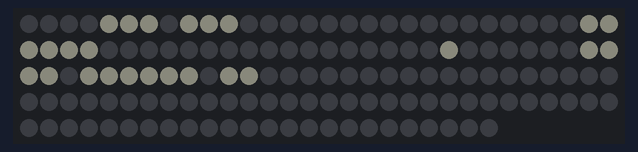
The sketch below on a simulated Arduino Uno, built with avr-gcc and run on an emulated ATmega328P. Parts: 144 RGB LEDs in strip order, left to right, continuing on the next row. Dim RGB values are drawn brighter than linear; the local clock reads 2024-03-15 10:24:30 at power-on unless the sketch sets it; what the sketch prints to the serial monitor is not drawn.

Above: at 0.1 s.

The sketch:

Word_Clock_144.ino
```cpp
#include <Adafruit_NeoPixel.h>

#ifdef __AVR__
  #include <avr/power.h>
#endif

#include <Wire.h>
#include <DS3231.h>

Adafruit_NeoPixel matrix = Adafruit_NeoPixel(144, 17, NEO_GRB + NEO_KHZ800);

DS3231 clock;                 // The clock itself
RTCDateTime timestamp;        // The current timestamp

uint8_t wordMatrix[18];

void setup() {
  Serial.begin(115200);
  Wire.begin();

  initRTC();
  initWordMatrix();

  matrix.setBrightness(50);
  matrix.begin();
  matrix.show();
  updateWordMatrix();
  Serial.print(timestamp.hour);
  Serial.print(":");
  Serial.println(timestamp.minute);
//  colorWipe(matrix.Color(10, 0, 0), 50); // Red
}

void loop() {

  if (updateRTC()) {
    updateWordMatrix();
    Serial.print(timestamp.hour);
    Serial.print(":");
    Serial.println(timestamp.minute);
  }
  delay(1000);
}

// Fill the dots one after the other with a color
//void colorWipe(uint32_t c, uint8_t wait) {
//  for(uint16_t i=0; i<matrix.numPixels(); i++) {
//    matrix.setPixelColor(i, c);
//    matrix.show();
//    delay(100);
//  }
//}
```

RTC.ino
```cpp
void initRTC() {
  clock.begin();
//  clock.setDateTime(__DATE__, __TIME__);
  updateRTC();
}


boolean updateRTC() {
  boolean isNew = false;
  uint8_t oldMinute = timestamp.minute;
  timestamp = clock.getDateTime();
  if (oldMinute != timestamp.minute) {
    isNew = true;
  }
  return isNew;
}
```

WordMatrix.ino
```cpp
void initWordMatrix() {
  matrix.setBrightness(10);
  matrix.begin();
  matrix.show();
  updateWordMatrix();
}

void updateWordMatrix() {
  uint8_t minute = timestamp.minute;
  uint8_t hour = timestamp.hour;

  updateTimeMask(hour, minute);

//  for (uint8_t i = 0; i < 144; ++i) {
//    if (bitRead(wordMatrix[i/8], 7-(i%8))) {
//      Serial.print("#");
//    } else {
//      Serial.print(".");
//    }
//  }
//  Serial.println();
  updateWordMatrixLEDs();
}

void updateTimeMask(uint8_t hour, uint8_t minute) {

  clearLEDsTemporary();

//  for (uint8_t i = 0; i < 18; ++i) {
//    wordMatrix[i] = 0;
//  }

  setLetters(0, 3);      // MER

  // There are two special cases that have to be taken care of.
  // In all other cases the standard procedure can be used.
  // Some special cases regarding midnight will be processed further down
  // This is a special case 11:11
  if (hour % 12 == 11 && minute == 11) {
    setLetters(4, 3);    // HAN
    setLetters(52, 3);   // ELF
    setLetters(79, 3);   // UHR
    setLetters(104, 3);  // ELF
  } else if (hour % 12 == 11 && minute == 12) {
    // Special case 11:12 (HATTE JERADE ELF UHR ELF)
    setLetters(7, 5);    // HATTE
    setLetters(30, 6);   // JERADE
    setLetters(52, 3);   // ELF
    setLetters(79, 3);   // UHR
    setLetters(104, 3);  // ELF
  } else {
    switch (minute % 5) {
    case 0:
      setLetters(4, 3);   // HAN
      break;
    case 1:
      setLetters(7, 5);   // HATTE
      setLetters(30, 6);  // JERADE
      break;
    case 2:
      setLetters(7, 5);   // HATTE
      setLetters(20, 4);  // EVVE
      break;
    case 3:
      setLetters(4, 3);   // HAN
      setLetters(12, 8);  // DEMNÄCHS
      break;
    case 4:
      setLetters(4, 3);   // HAN
      setLetters(24, 6);  // BEINOH
      break;
    }

    switch (round(minute/5.0) % 12) {
    case 0:
      // Special case:
      // 'UHR' is shown only if it is not around midnight and especially not for midnights
      if (hour == 0 || hour == 23 && minute >= 23 || hour % 24 == 0 && minute >= 23) {
          ;
      } else {
        setLetters(129, 3); // UHR
      }
      if ((minute % 5) >= 3) {
        // increase displayed hour in case it is shortly before a full hour.s
        ++hour;
      }
      break;
    case 1: // 5 nach
      setLetters(54, 6);   // FÜNNEF
      setLetters(60, 3);   // NOH
      break;
    case 2: // 10 nach
      setLetters(43, 4);   // ZEHN
      setLetters(60, 3);   // NOH
      break;
    case 3: // 15 nach
      setLetters(48, 6);   // VEEDEL
      setLetters(60, 3);   // NOH
      break;
    case 4: // 20 nach
      setLetters(36, 7);   // ZWANZIG
      setLetters(60, 3);   // NOH
      break;
    case 5: // 5 vor halb
      setLetters(54, 6);   // FÜNNEF
      setLetters(63, 3);   // VÜR
      setLetters(67, 5);   // HALVE
      ++hour;   // increase displayed hour since it is before a certain time.
      break;
    case 6: // halb
      setLetters(67, 5);   // HALVE
      ++hour;   // increase displayed hour since it is before a certain time.
      break;
    case 7: // 5 nach halb
      setLetters(54, 6);   // FÜNNEF
      setLetters(60, 3);   // NOH
      setLetters(67, 5);   // HALVE
      ++hour;   // increase displayed hour since it is before a certain time.
      break;
    case 8: // 20 vor
      setLetters(36, 7);   // ZWANZIG
      setLetters(63, 3);   // VÜR
      ++hour;   // increase displayed hour since it is before a certain time.
      break;
    case 9: // 15 vor
      setLetters(48, 6);   // VEEDEL
      setLetters(63, 3);   // VÜR
      ++hour;   // increase displayed hour since it is before a certain time.
      break;
    case 10: // 10 vor
      setLetters(43, 4);   // ZEHN
      setLetters(63, 3);   // VÜR
      ++hour;   // increase displayed hour since it is before a certain time.
      break;
    case 11: // 5 vor
      setLetters(54, 6);   // FÜNNEF
      setLetters(63, 3);   // VÜR
      ++hour;   // increase displayed hour since it is before a certain time.
      break;
    }

    // Process the current hour
    switch (hour % 12) {
    case 0:
      // This is a special case. At midnight 'MEDDERNAACH' is displayed.
      // Of it is 12 o'clock at night, the additional 'IN DE NAACH' is displayed.
      if (hour % 24 == 0) {
        if (minute == 0) {
          setLetters(133, 11);  // MEDDERNAACH
        } else  {
          setLetters(127, 2);   // IN
          setLetters(136, 2);   // DE
          setLetters(139, 5);   // NAACH
          setLetters(108, 7);   // ZWÖLLEF
        }

      } else {
        // Otherwise it is simply 'ZWÖLLEF'
        setLetters(108, 7);   // ZWÖLLEF
      }
      break;
    case 1:
      setLetters(72, 3);   // EEN
      break;
    case 2:
      setLetters(84, 4);   // ZWEI
      break;
    case 3:
      setLetters(75, 4);   // DREI
      break;
    case 4:
      setLetters(84, 4);   // VEER
      break;
    case 5:
      setLetters(114, 6);  // FÜNNEF
      break;
    case 6:
      setLetters(96, 5);   // SECHS
      break;
    case 7:
      setLetters(100, 5);  // SIBBE
      break;
    case 8:
      setLetters(92, 4);   // AACH
      break;
    case 9:
      setLetters(123, 4);  // NÜNG
      break;
    case 10:
      setLetters(120, 4);  // ZEHN
      break;
    case 11:
      setLetters(104, 3);  // ELF
      break;
    }
  }
}

void clearLEDsTemporary() {
  for (uint8_t i = 0; i < 144; ++i) {
    matrix.setPixelColor(i, matrix.Color(0, 0, 0, 0));
  }
}

void setLetters(uint8_t start, uint8_t duration) {
  for (uint8_t i = start; i < start + duration; ++i) {
    uint8_t line = i/12;
    if (line % 2 == 0) {
      matrix.setPixelColor(line * 12 + 11-i, matrix.Color(55, 55, 50, 100));
    } else {
      matrix.setPixelColor(line * 12 + i, matrix.Color(55, 55, 50, 100));
    }
    bitSet(wordMatrix[i / 8], 7 -(i % 8));
  }
}

void updateWordMatrixLEDs() {

  for (uint8_t line = 0; line < 12; ++line) {

    for (uint8_t i = 0; i < 12; ++i) {
      if (line % 2 == 0) {
        if (bitRead(wordMatrix[(line*12 + i) / 8], (line*12 + i) % 8)) {
          matrix.setPixelColor(line * 12 + 11-i, matrix.Color(55, 55, 50, 100));
        } else {
          matrix.setPixelColor(line * 12 + 11-i, matrix.Color(0,0,0,0));
        }
      } else  if (line % 2 == 1) {
        if (bitRead(wordMatrix[(line*12 + i) / 8], (line*12 + i) % 8)) {
          matrix.setPixelColor(line * 12 + i, matrix.Color(55, 55, 50, 100));
        } else {
          matrix.setPixelColor(line * 12 + 11-i, matrix.Color(0,0,0,0));
        }
      }
    }
  }
  matrix.show();
}
```
